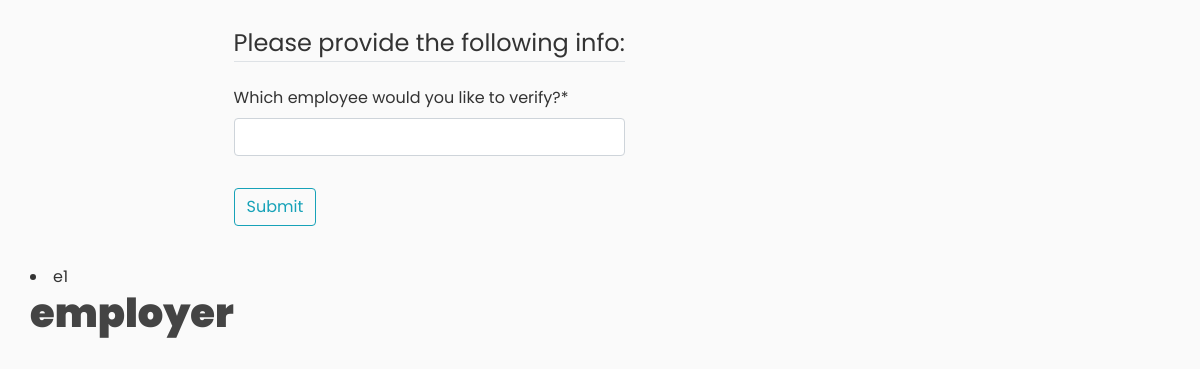
The page /profile-complete/ (signed in) on the database as committed earlier.
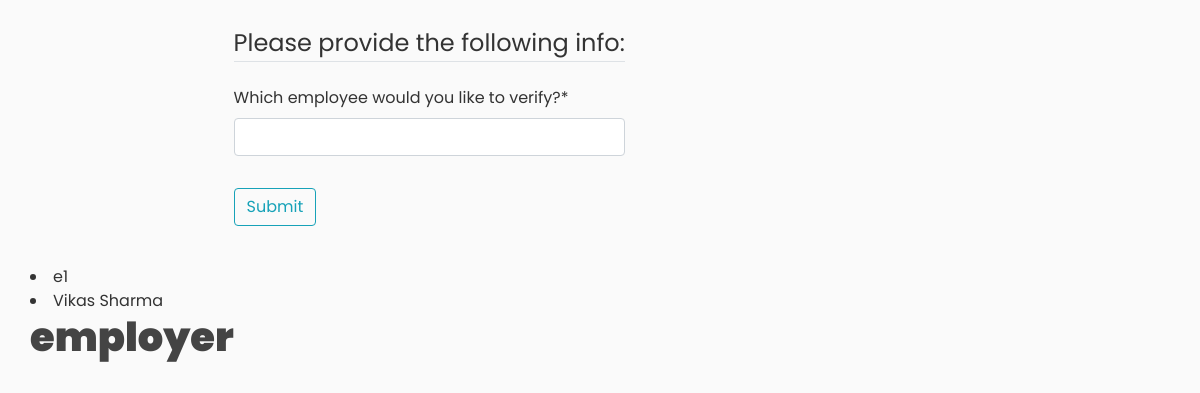
The same page on the database as committed later.
### customUsers/models.py (models this page shows)
class Employee(models.Model):
    user = models.ForeignKey(User,on_delete=models.CASCADE)
    form_completion = models.BooleanField(default=False)
    your_name = models.CharField(max_length=255)
    your_email = models.EmailField()
    role = models.CharField(max_length=255, default = 'null')
    company_name = models.CharField(max_length=255, default = 'null')
    manager_name = models.CharField(max_length=255, default = 'null')
    manager_email = models.EmailField(default = 'null')
    recruiter_name = models.CharField(max_length=255, default = 'null')
    recruiter_email = models.EmailField(default = 'null')
    offer_letter = models.FileField(upload_to="documents/", default = 'null') # NOTE: filefield should auto generate a url to use
    reccomendation = models.CharField(max_length=255, default='No reccomendations yet!')
    offer_letter_is_verified = models.BooleanField(default=False)

class User(AbstractUser):
    is_employee = models.BooleanField(default=False)
    is_employer = models.BooleanField(default=False)

### customUsers/views.py (the view)
# urls.py: path('profile-complete/', user_views.profilePage, name = 'profile-complete'),
def profilePage(request):
    if request.user.is_employee:
        print('BIDDIE')
        username = request.user.username
        currUser = User.objects.get(username=username)
        employeeUser = Employee.objects.get(user = currUser)
        userOfferLetter = employeeUser.offer_letter.url
        employeeRec = employeeUser.reccomendation
        if (employeeRec != 'No reccomendations yet!'):
            employeeRec += ' - {}'.format(employeeUser.manager_name)
        verified_status = employeeUser.offer_letter_is_verified
        print(employeeUser.reccomendation)
        print(employeeUser.offer_letter_is_verified)
        return render(request, 'customUsers/employee-profile.html', {'employeeUser': employeeUser,'document':userOfferLetter, 'rec': employeeRec, 'verified_status':verified_status })
    else:
        username = request.user.username
        currUser = User.objects.get(username=username)
        empUser = Employer.objects.get(user = currUser)
        employee_list = EmployeeEmployerUpdate(request, empUser)
        form = NoModelPersonRecommendationForm(request.POST, request.FILES)
        print(employee_list)
        if request.method == 'POST':
            form = NoModelPersonRecommendationForm(request.POST)
            if form.is_valid() and form.cleaned_data.get('name_of_employee') in [e.your_name for e in employee_list]:
                global global_curr_employee # TODO: get rid of this eventually, but maybe nah lmao
                global_curr_employee = form.cleaned_data.get('name_of_employee')
                return redirect('rec-redirect')
            else:
                form = NoModelPersonRecommendationForm(request.POST)
                messages.error(request, 'you are not authorized to recommend this person')
                return redirect('profile-complete')
        else:
            form = NoModelPersonRecommendationForm()
        return render(request, 'customUsers/profile-complete.html',{'employerUser': empUser,'employee_list': employee_list, 'form':form})

### customUsers/forms.py
class NoModelPersonRecommendationForm(forms.Form):
    name_of_employee = forms.CharField(label='Which employee would you like to verify?', max_length=100)

### customUsers/views.py (called while the page is built)
def EmployeeEmployerUpdate(request, current_user):
    employee_list = []
    employees = Employee.objects.all()
    print("TO MATCH: ", current_user.your_email)
    for e in employees:
        print("MANAGER EMAIL: ",e.manager_email)
        if e.manager_email == current_user.your_email: # TODO: change this to name and email
            current_user.offer_letter = e.offer_letter
            current_user.reccomendation = e.reccomendation
            employee_list.append(e)
            print('fuck it up')
    return employee_list

### customUsers/templates/customUsers/profile-complete.html (shortened to what this page needs)
{% load crispy_forms_tags %}
{% load static %}
<!DOCTYPE html>
<html>
<head>
    <link rel="stylesheet" href="https://maxcdn.bootstrapcdn.com/bootstrap/4.0.0/css/bootstrap.min.css">
	<link rel="stylesheet" type = "text/css" href="{% static 'authHome/main.css' %}">
</head>
<main class="container">
	<div class="row">
		<div class = blocks>
			<div class="col-md-18">
				<div class="main">
					{% for e in employee_list %}
						<li>{{e.your_name}} </li>
					{% endfor %}
					<h1> {{ request.user.username }} </h1>
				</div>
			</div>
		</div>
		<div class="col-md-18">
			<form method = "POST" enctype="multipart/form-data">
				<fieldset class = form-group>
					<legend class = "border-bottom mb-4"> Please provide the following info:</legend>
					{{ form|crispy}}
				</fieldset>
				<div class = "form-group">
					<button class = "btn btn-outline-info"  href = "{% url 'rec-redirect' %}" type = "submit">Submit</button>
				</div>
			</form>
		</div>
	</div>
</main>

### authHome/static/authHome/main.css (style rules this page uses)
h1, h2, h3, h4, h5, h6 { font-family: Poppins; color: #444444; font-weight: 1000; }
.container { margin-top: 25px; }
.main { padding-top: 120px; margin-top: 120px; }

Rows that differ between the two databases and show on the page:
added Employee: your_name "Vikas Sharma"
